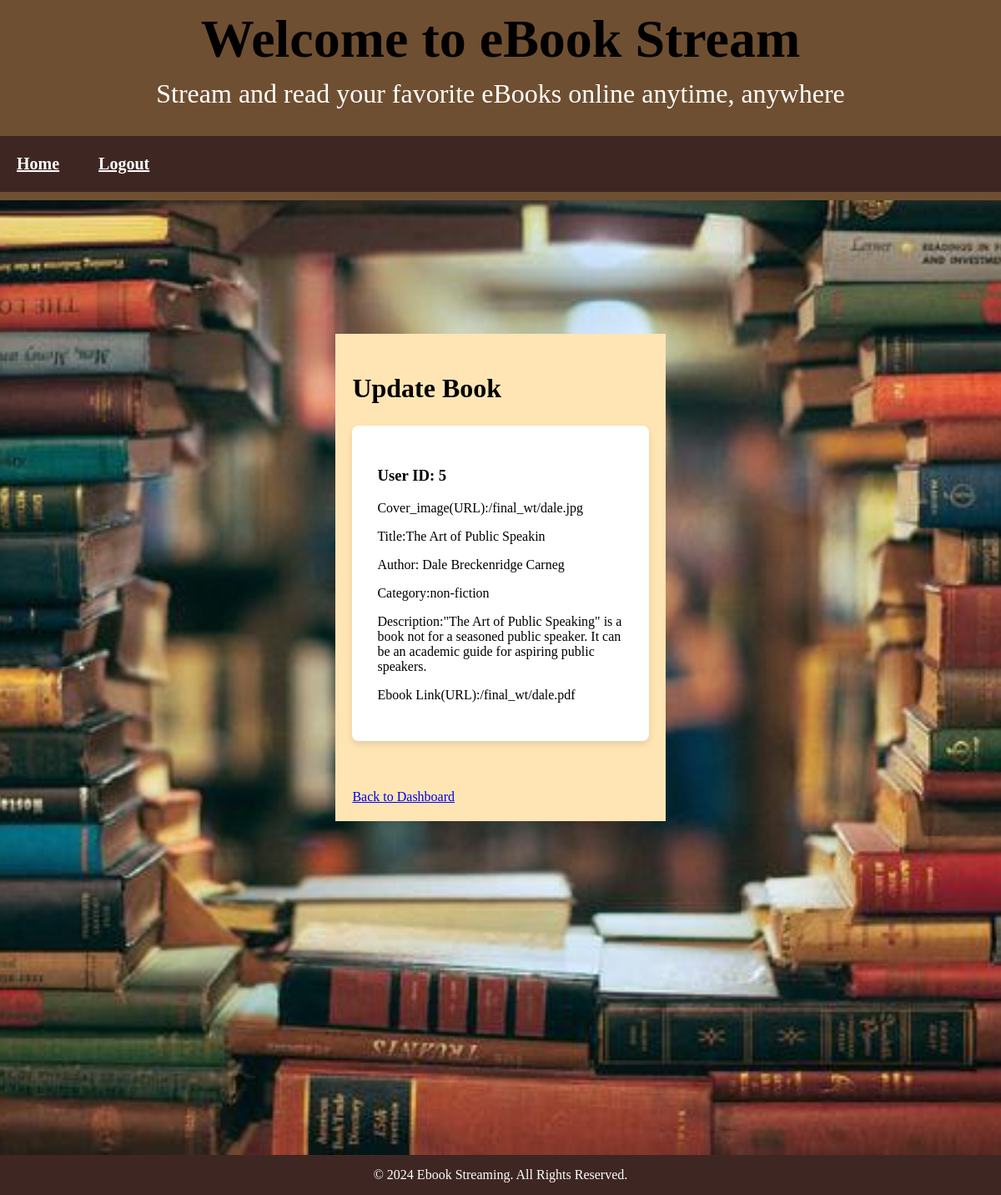
/update.php?ID=5, run on the app's committed database.
### tables this page shows
CREATE TABLE `books` (
  `id` int(11) NOT NULL,
  `cover_image` varchar(255) NOT NULL,
  `title` varchar(25) NOT NULL,
  `author` varchar(25) NOT NULL,
  `category` enum('fiction','non-fiction','romance','science fiction') NOT NULL,
  `description` text DEFAULT NULL,
  `ebook` varchar(255) NOT NULL,
  `view_count` int(11) NOT NULL DEFAULT 0
);

### update.php (the view, shortened to what this page needs)
<?php
require_once("connection.php");
if (isset($_GET['ID'])) {
    $bookID = (int)$_GET['ID'];
    $query = "SELECT * FROM books WHERE id = '$bookID'";
    $result = mysqli_query($con, $query);
    if ($row = mysqli_fetch_assoc($result)) {
        $cover = $row['cover_image'];
        $title = $row['title'];
        $author = $row['author'];
        $category = $row['category'];
        $description = $row['description'];
        $ebook = $row['ebook'];
    } else {
        echo "Book not found.";
        exit();
    }
}
?>
<!DOCTYPE html>
<html lang="en">
<head>
    <link rel="stylesheet" href="styles.css">
</head>
<body>
<header>
    <h1>Welcome to eBook Stream</h1>
    <p>Stream and read your favorite eBooks online anytime, anywhere</p>
    <nav>
        <a href="admin.php">Home</a>
        <a href="logout.php" style="color:white; border: 2px solid transparent; border-radius: 5px; transition: all 0.3s ease;">Logout</a>
    </nav>
</header>
<div class="container">
    <h2>Update Book</h2>
<div class="featured-ebook">
        <h3>User ID: <?php echo htmlspecialchars($bookID); ?></h3>
        <p>Cover_image(URL):<?php echo htmlspecialchars($cover); ?></p>
        <p>Title:<?php echo htmlspecialchars($title); ?></p>
        <p>Author:<?php echo htmlspecialchars($author); ?></p>
        <p>Category:<?php echo htmlspecialchars($category); ?></p>
        <p>Description:<?php echo htmlspecialchars($description); ?></p>
        <p>Ebook Link(URL):<?php echo htmlspecialchars($ebook); ?></p>
</div>
<br/><a href="admin.php" style="font-size:1rem;">Back to Dashboard</a>
</div>
<footer>
    <p>&copy; 2024 Ebook Streaming. All Rights Reserved.</p>
</footer>
</body>
</html>

### styles.css (style rules this page uses)
body { font-family: times new roman; background-image:url(ebook1.jpg); height: 30%; background-position: center; background-repeat: no-repeat; background-size: cover; background-position:relative; }
header { background-color: #6f4f31; color: #fff; text-align: center; padding: 10px 0; width: 100%; position: absolute; display: block; top:0; left:0; }
nav { background-color: #3e2723; color: white; font-weight:bolder; font-size:20px; width: 100%; padding: 10px 0; text-align:left; }
nav a { color: white; padding: 10px 20px; display: inline-block; transition: background-color 0.3s ease, transform 0.2s ease; }
.container { width: 30%; margin: 400px auto; background: #ffe5b4; padding: 20px; height:70%; position:relative; align:center; }
.container h2 { font-size:xx-large; }
header h1 { font-size: 4rem; font-weight: bolder; margin: 0; }
header p { font-size: 2rem; margin-top: 10px; }
h1, h2 { font-weight:bold; color: black; }
footer { background-color: #3e2723; color: white; text-align: center; padding: 15px 0; width: 100%; position: absolute; display: inline-block; left:0; margin-bottom:0; }
footer p { margin: 0; font-size: 1rem; }
.featured-ebook { background-color: white; padding: 30px; margin-bottom: 40px; border-radius: 8px; box-shadow: 0 4px 8px rgba(0, 0, 0, 0.1); flex: 1; max-width: 100%; text-align: left; }

### data on the page
books: cover_image "/final_wt/dale.jpg", title "The Art of Public Speakin", author "Dale Breckenridge Carneg", category "non-fiction", description "\"The Art of Public Speaking\" is a book not for a seasoned public speaker. It can be an academic guide for aspiring public speakers.", ebook "/final_wt/dale.pdf"

### other printed values
$bookID "5"
